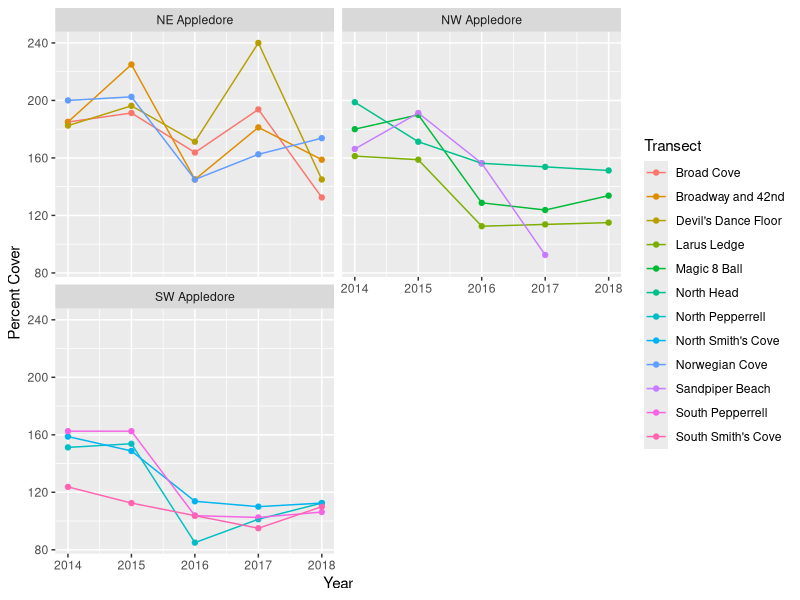
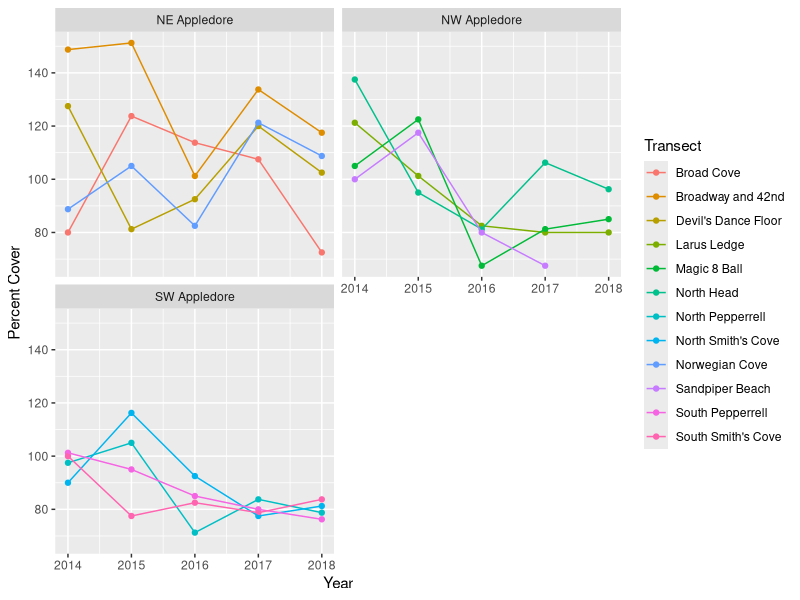
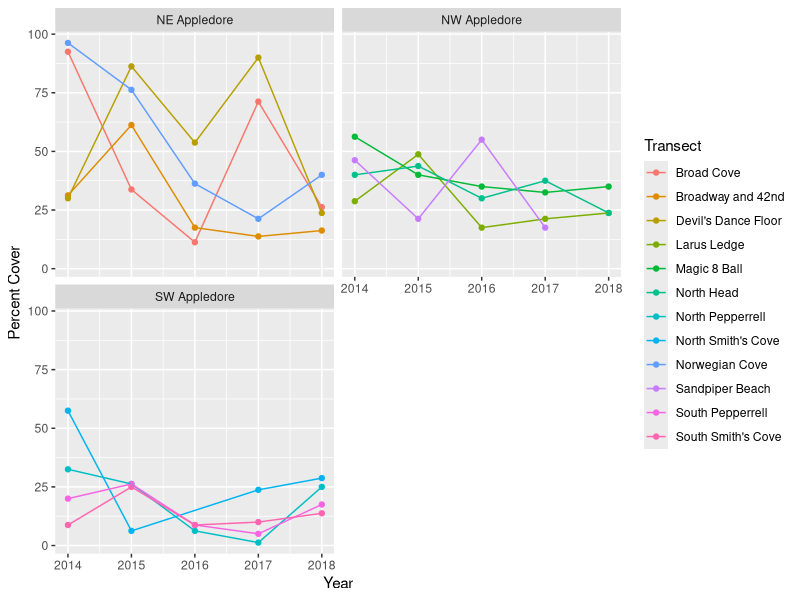
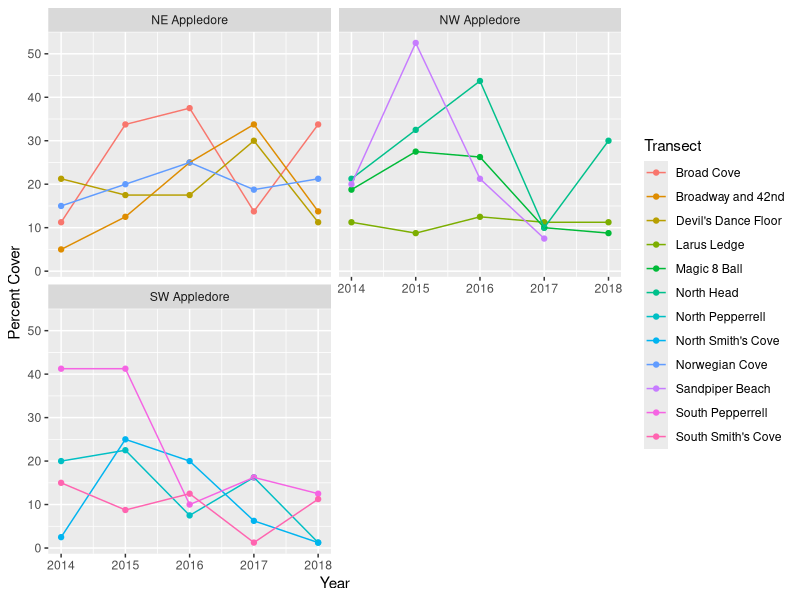
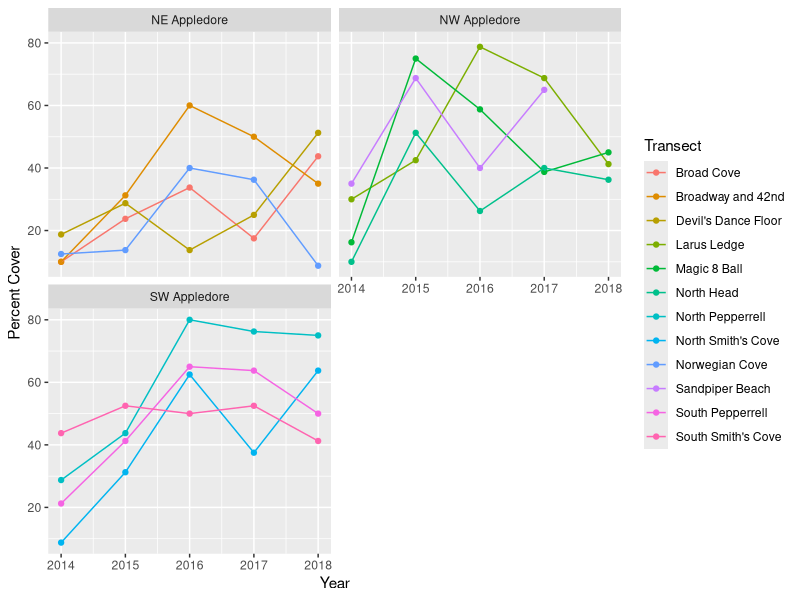
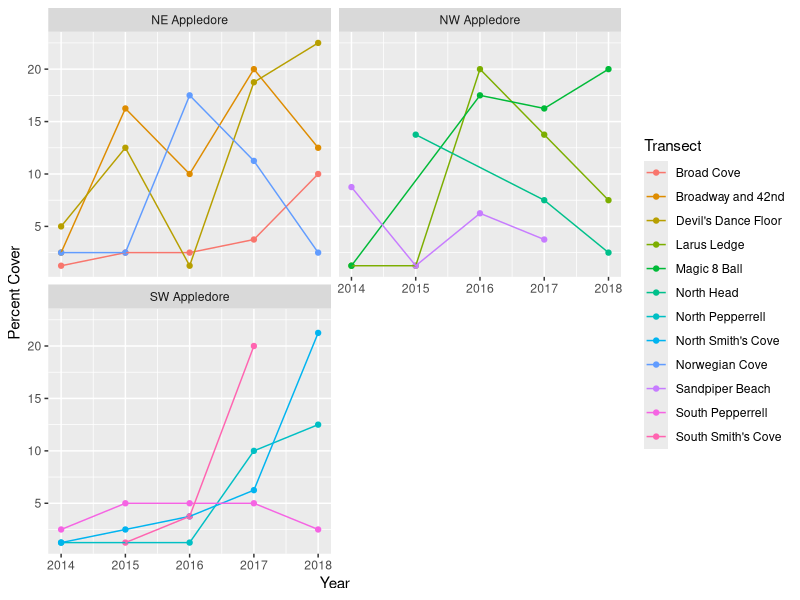
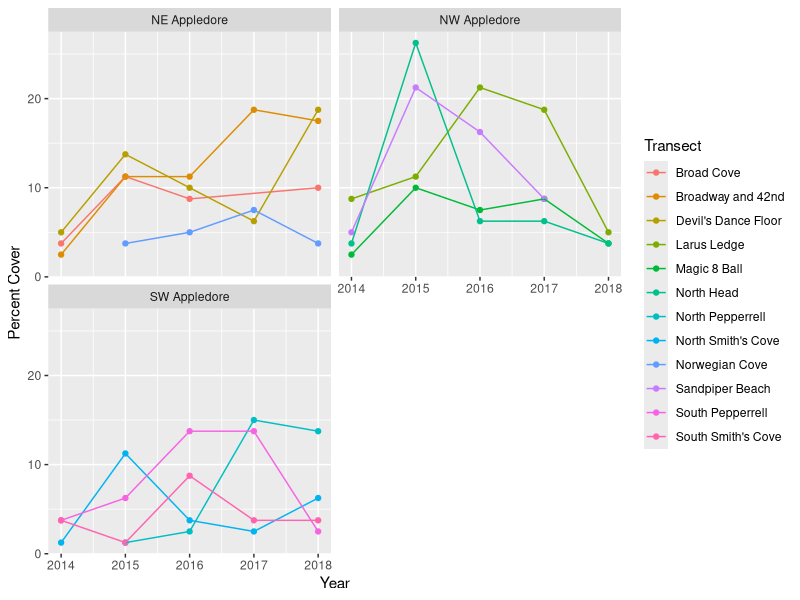
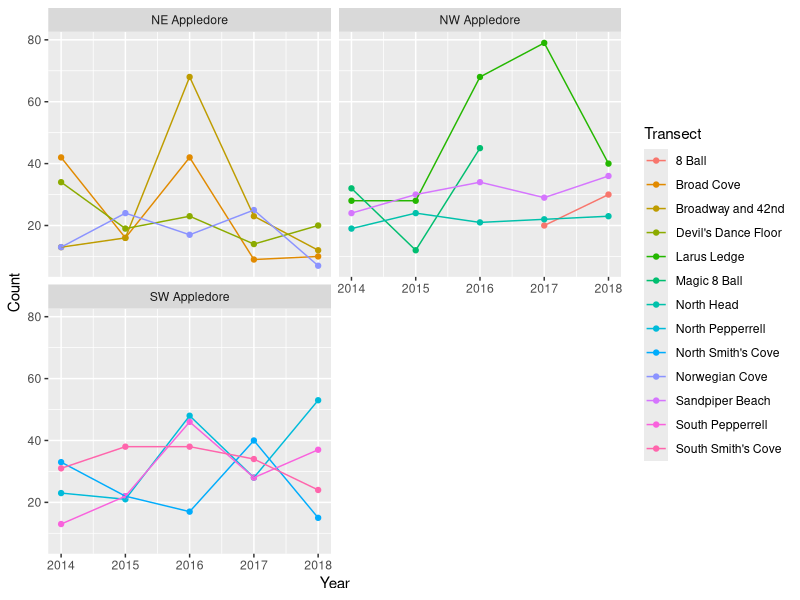

R code for these plots, in order:
## ---- chunk 1
knitr::opts_chunk$set(echo = TRUE, message = FALSE, warning = FALSE)
knitr::opts_knit$set(root.dir = here::here())

# algal cover
# invert cover
# red cover
# total mobiles in swath
## ---- chunk 2
library(dplyr)
library(readr)
library(purrr)
library(ggplot2)
library(broom)
library(lme4)
library(tidyr)

upc <- read_csv("data/keen/keen_cover.csv") %>%
  mutate(TRANSECT = gsub("^8 Ball", "Magic 8 Ball", TRANSECT)) %>%
  tidyr::drop_na(SPECIES) %>%
  tidyr::drop_na(SITE) %>%
  tidyr::drop_na(TRANSECT) %>%
  filter(TRANSECT != "NA") %>%
  filter(DIVISION.FAMILY != "Echinoderms") %>%
  filter(DIVISION.FAMILY != "Arthropods") %>%
  
  # filter(is.na(SIZE) | SIZE == "<10cm") %>%
  # filter(!(SP_CODE %in% c("CUFR", "CYLU",
  #                         "MYOC", "MYSC",
  #                         "ULSP", "TAAD"))) %>% #too few obs
  complete(YEAR, nesting(SITE, TRANSECT), SP_CODE,
           fill = list(PERCENT_COVER = 0)) %>% #because data is long
  group_by(SP_CODE) %>% #fix NAs creates
  mutate(SPECIES = na.omit(unique(SPECIES)),) %>%
  ungroup()

swath <- read_csv("data/keen/keen_swath.csv") %>%
  tidyr::drop_na(SPECIES) %>%
  filter(is.na(SIZE) | SIZE == "<10cm") %>%
  filter(!(SP_CODE %in% c("CUFR", "CYLU",
                          "MYOC", "MYSC",
                          "ULSP", "TAAD"))) %>% #too few obs
  complete(YEAR, nesting(SITE, 
           TRANSECT, SIDE, QUAD), SP_CODE,
           fill = list(COUNT = 0)) %>% #because data is long
  group_by(SP_CODE) %>% #fix NAs creates
  mutate(SPECIES = na.omit(unique(SPECIES)),
         COMMON.NAME = na.omit(unique(COMMON.NAME))) %>%
  ungroup()



fish <- read_csv("data/keen/keen_fish.csv") %>%
  tidyr::drop_na(SPECIES) %>%
  filter(FISH.SIZE != "YOY") %>%
  complete(YEAR, nesting(SITE, 
           TRANSECT, SIDE, QUAD, ), SP_CODE, 
           fill = list(COUNT = 0)) %>% #because data is long
  group_by(SP_CODE) %>% #fix NAs creates
  mutate(SPECIES = na.omit(unique(SPECIES)),
         COMMON.NAME = na.omit(unique(COMMON.NAME))) %>%
  ungroup()  %>%
  group_by(YEAR, SITE, TRANSECT) %>%
  summarize(COUNT = sum(COUNT, na.rm=T)) %>%
  ungroup()
## ---- chunk 3
group_sum <- . %>%
  group_by(YEAR, SITE, TRANSECT) %>%
  summarize(PERCENT_COVER = sum(PERCENT_COVER, na.rm=T)) %>%
  ungroup()

algae <- upc %>%
  filter(GROUP == "Algae") %>%
  group_sum

inverts <-  upc %>%
  filter(GROUP == "Invertebrate") %>%
  group_sum

reds <- upc %>%
  filter(COMMON.DIVISION.NAME == "Erect Red Algae") %>%
  group_sum %>%
  filter(PERCENT_COVER != 0) #weird error


browns <- upc %>%
  filter(COMMON.DIVISION.NAME == "Brown Algae") %>%
  group_sum %>%
  filter(PERCENT_COVER != 0) #weird error


bryo <- upc %>%
  filter(COMMON.DIVISION.NAME == "Bryozoans") %>%
  group_sum 


squirts <- upc %>%
  filter(COMMON.DIVISION.NAME == "Tunicates") %>%
  group_sum 

crusts <- upc %>%
  filter(COMMON.DIVISION.NAME == "Red Algal Crusts") %>%
  group_sum

#ok, mobiles from swath
group_sum_swath <- . %>%
  group_by(YEAR, SITE, TRANSECT) %>%
  summarize(COUNT = sum(COUNT, na.rm=T)) %>%
  ungroup()

crustaceans <- swath %>%
  filter(COMMON.DIVISION.NAME == "Crustaceans") %>%
  group_sum_swath

stars <- swath %>%
  filter(COMMON.DIVISION.NAME == "Sea Stars") %>%
  group_sum_swath


#fish
## ---- chunk 4
tseries_plot <- function(adf){
  
  ggplot(adf,
         aes(y = PERCENT_COVER, x = YEAR,
             color = TRANSECT)) +
    geom_point() +
    geom_line() +
    facet_wrap(~SITE, nrow = 2) +
    labs(color = "Transect", 
         y = "Percent Cover",  x = "Year")
}

tseries_fun <- function(adf){
  lmer(PERCENT_COVER ~ YEAR * SITE + (1|TRANSECT),
               data = adf)
  
}

generate_output <- function(adf){
 # cat(paste0("## ", adf$SP_CODE[1], " ", adf$SPECIES[1], "  \n<br>"))
    cat("\n\n")

  tseries_plot(adf) %>% print()

  if(sum(adf$PERCENT_COVER>3) > 2){
  tseries_fun(adf) %>%
    car::Anova(test.statistic  = "Chisq") %>%
    tidy() %>%
    knitr::kable(digits = 3) %>%
 #   kableExtra::kable_styling() %>%
   print
  }
  
}
## ---- chunk 5
generate_output(algae)
## ---- chunk 6
generate_output(reds)
## ---- chunk 7
generate_output(browns)
## ---- chunk 8
generate_output(crusts)
## ---- chunk 9
generate_output(inverts)
## ---- chunk 10
generate_output(bryo)
## ---- chunk 11
generate_output(squirts)
## ---- chunk 12
tseries_plot_swath <- function(adf){
  
  ggplot(adf,
         aes(y = COUNT, x = YEAR,
             color = TRANSECT)) +
    geom_point() +
    geom_line() +
    facet_wrap(~SITE, nrow = 2) +
    labs(color = "Transect", 
         y = "Count",  x = "Year")
}

tseries_fun_swath <- function(adf){
  lmer(COUNT ~ YEAR * SITE + (1|TRANSECT),
               data = adf)
  
}

generate_output_swath <- function(adf){
 # cat(paste0("## ", adf$SP_CODE[1], " ", adf$SPECIES[1], "  \n<br>"))
  cat("\n\n")

  tseries_plot_swath(adf) %>% print()

  if(sum(adf$COUNT>3) > 2){
  tseries_fun_swath(adf) %>%
    car::Anova(test.statistic  = "Chisq") %>%
    tidy() %>%
    knitr::kable(digits = 3) %>%
   # kableExtra::kable_styling() %>%
    print
  }
  
}
## ---- chunk 13
generate_output_swath(crustaceans)
## ---- chunk 14
generate_output_swath(stars)
## ---- chunk 15
generate_output_swath(fish)
